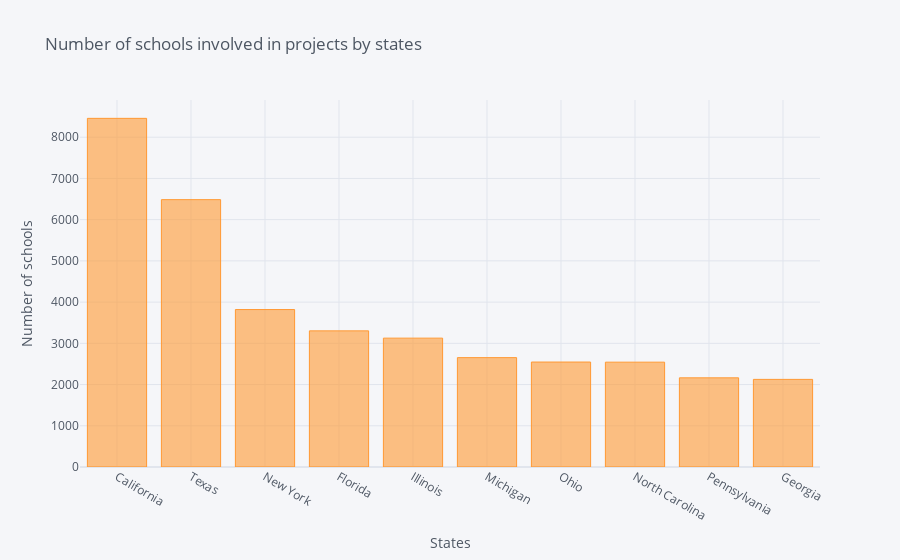

Write notebook code for a chart like this one.
### Code cell
s.iplot(kind='bar' , xTitle='States' , yTitle='Number of schools' , title='Number of schools involved in projects by states')

### Figure 1 — Plotly figure (JSON) as saved in the notebook; plotly's stock layout.template omitted (floating-point values rounded to 4 significant figures)
{"data": [{"marker": {"color": "rgba(255, 153, 51, 0.6)", "line": {"color": "rgba(255, 153, 51, 1.0)", "width": 1}}, "name": "School State", "orientation": "v", "text": "", "type": "bar", "x": ["California", "Texas", "New York", "Florida", "Illinois", "Michigan", "Ohio", "North Carolina", "Pennsylvania", "Georgia"], "y": [8457, 6485, 3819, 3302, 3126, 2653, 2546, 2543, 2163, 2125]}], "layout": {"legend": {"bgcolor": "#F5F6F9", "font": {"color": "#4D5663"}}, "paper_bgcolor": "#F5F6F9", "plot_bgcolor": "#F5F6F9", "title": {"font": {"color": "#4D5663"}, "text": "Number of schools involved in projects by states"}, "xaxis": {"gridcolor": "#E1E5ED", "showgrid": true, "tickfont": {"color": "#4D5663"}, "title": {"font": {"color": "#4D5663"}, "text": "States"}, "zerolinecolor": "#E1E5ED"}, "yaxis": {"gridcolor": "#E1E5ED", "showgrid": true, "tickfont": {"color": "#4D5663"}, "title": {"font": {"color": "#4D5663"}, "text": "Number of schools"}, "zerolinecolor": "#E1E5ED"}}}
